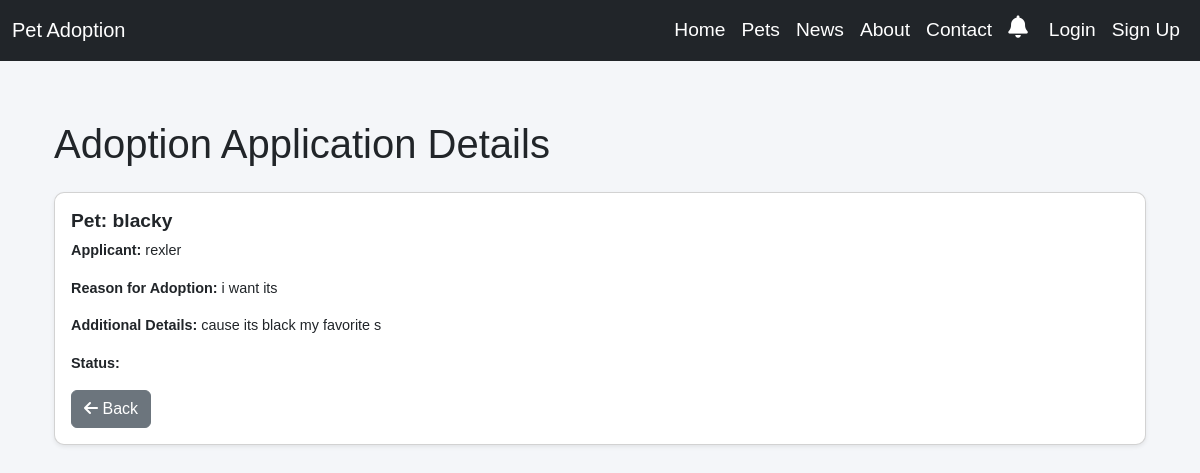
Page /adoptions/1/ on the committed database.
### app/models.py (models this page shows, shortened)
class AdoptionApplication(models.Model):
    pet = models.ForeignKey(Pet, on_delete=models.CASCADE)
    user = models.ForeignKey(settings.AUTH_USER_MODEL, on_delete=models.CASCADE)
    reason_for_adoption = models.TextField()
    additional_details = models.TextField(blank=True, null=True)
    created_at = models.DateTimeField(auto_now_add=True)
    status = models.CharField(max_length=20, choices=[
        ('PENDING', 'Pending'),
        ('APPROVED', 'Approved'),
        ('DENIED', 'Denied')
    ], default='PENDING')
    approved_by = models.ForeignKey(
        settings.AUTH_USER_MODEL,
        null=True, blank=True,
        on_delete=models.SET_NULL,
        related_name="approved_applications"
    )

class Pet(models.Model):
    name = models.CharField(max_length=100)
    animal = models.CharField(max_length=50)
    breed = models.CharField(max_length=50)
    age = models.IntegerField()
    description = models.TextField()
    post_image = models.ImageField(upload_to='pets/')
    owner = models.ForeignKey(settings.AUTH_USER_MODEL, null=True, blank=True, on_delete=models.SET_NULL)
    is_adopted = models.BooleanField(default=False)

### accounts/models.py (models this page shows, shortened)
class CustomUser(AbstractUser):
    age = models.IntegerField(null=True, blank=True)
    gender = models.CharField(max_length=10,  choices=[
            ('Male', 'Male'),
            ('Female', 'Female'),
            ('Other', 'Other'),
        ],)
    phone_number = models.CharField(max_length=15)
    image = models.ImageField(upload_to='profile_images/', blank=True, null=True, default='profile_images/default_profile.jpg')

### app/views.py (the view)
# urls.py: path('adoptions/<int:pk>/', AdoptionApplicationDetailView.as_view(), name='adoption_application_detail'),
class AdoptionApplicationDetailView(DetailView):
    model = AdoptionApplication
    template_name = 'applicant/adoption_application_detail.html'
    context_object_name = 'application'

### app/context_processors.py (called while the page is built)
def notification_count(request):
    if request.user.is_authenticated:
        unread_count = Notification.objects.filter(
            Q(sender=request.user) | Q(recipient=request.user),
            is_read=False
        ).count()
    else:
        unread_count = 0
    return {'unread_notifications_count': unread_count}

### app/templates/applicant/adoption_application_detail.html (shortened to what this page needs)
{% extends 'app/base.html' %}
{% block content %}
<div class="container mt-4">
    <h1 class="mb-4">Adoption Application Details</h1>
    <div class="card shadow-sm">
        <div class="card-body">
            <h5 class="card-title"><strong>Pet:</strong> {{ application.pet.name }}</h5>
            <p class="card-text"><strong>Applicant:</strong> {{ application.user.username }}</p>
            <p class="card-text"><strong>Reason for Adoption:</strong> {{ application.reason_for_adoption }}</p>
            <p class="card-text"><strong>Additional Details:</strong> {{ application.additional_details }}</p>
            <p class="card-text"><strong>Status:</strong>
                <span class="badge {% if application.status == 'Pending' %}badge-warning{% elif application.status == 'Approved' %}badge-success{% else %}badge-danger{% endif %}">
                </span>
            </p>
            <a href="{% url 'adoption_application_list' %}" class="btn btn-secondary"><i class="fas fa-arrow-left"></i> Back</a>
        </div>
    </div>
</div>
{% endblock content %}

### static/css/base.css (style rules this page uses)
body { font-family: 'Arial', sans-serif; background-color: #f4f6f9; margin: 0; padding: 0; }
a { text-decoration: none; color: inherit; }
.card { border-radius: 10px; overflow: hidden; }
.card-body { padding: 1rem; }
.card-title { font-size: 1.2rem; font-weight: bold; }
.card-text { font-size: 0.9rem; }

### rows in the picture
AdoptionApplication: pet.name "blacky", user.username "rexler", reason_for_adoption "i want its", additional_details "cause its black my favorite s"
